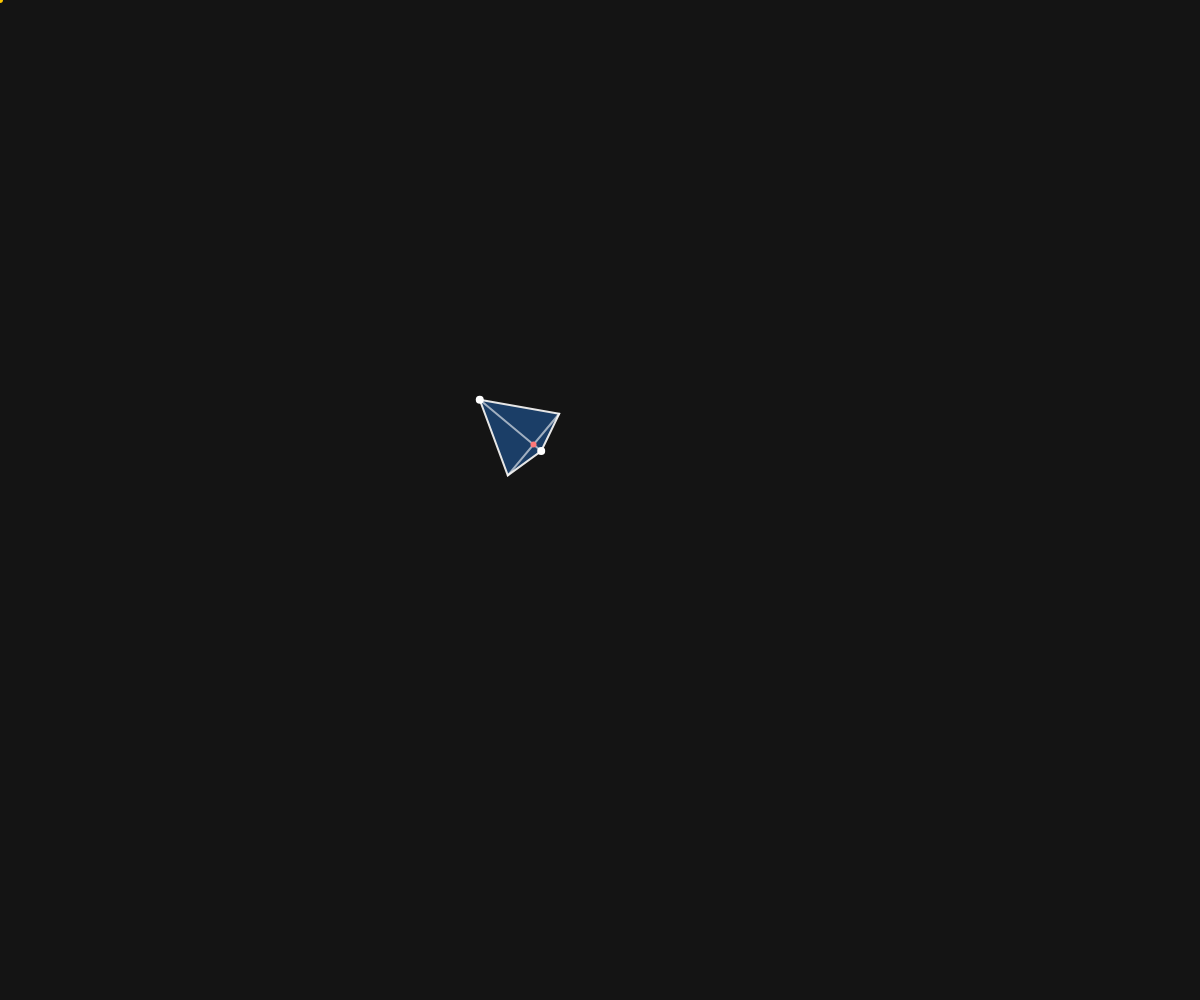
Frame 1 (no input)
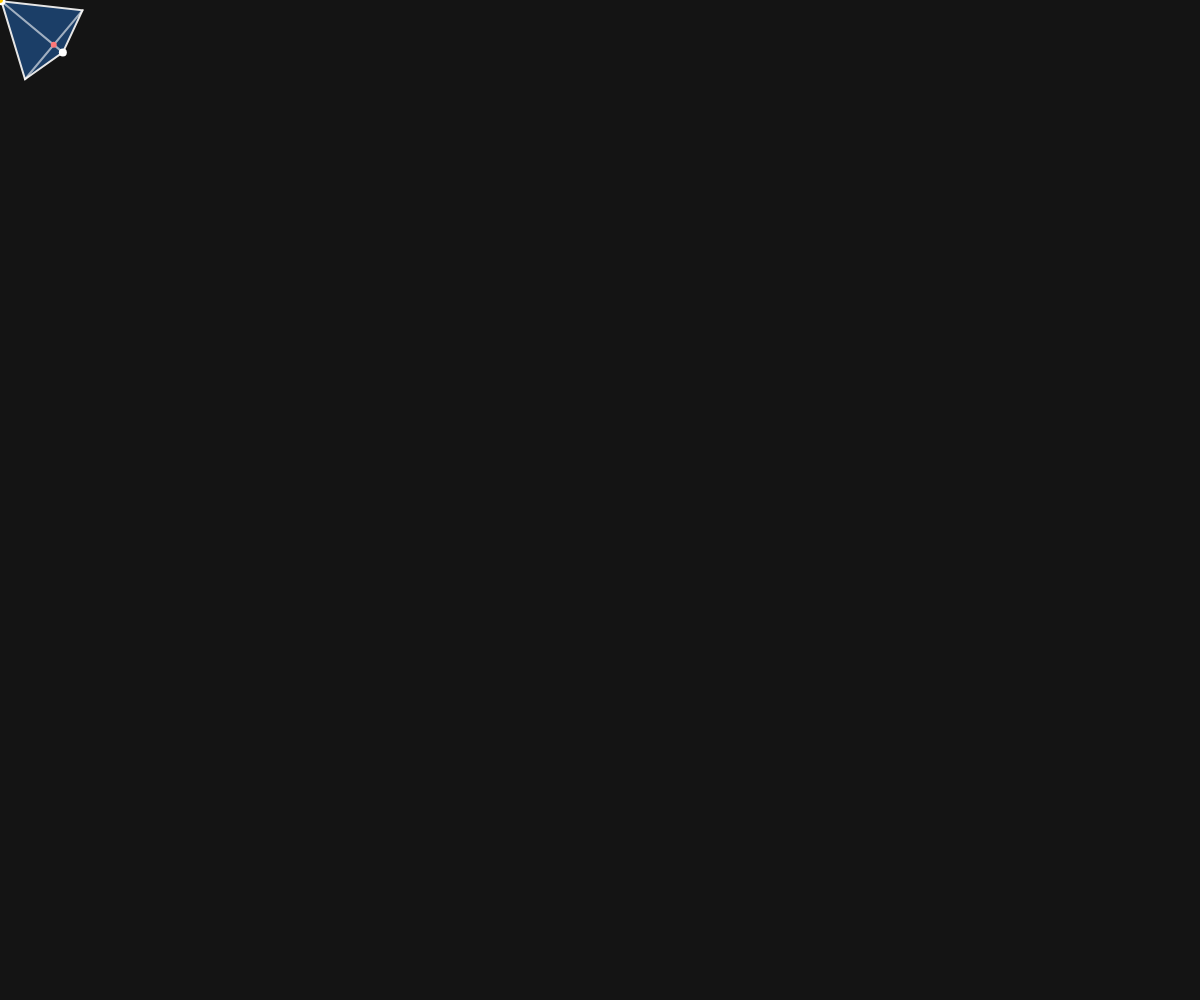
Frame 60 (no input)
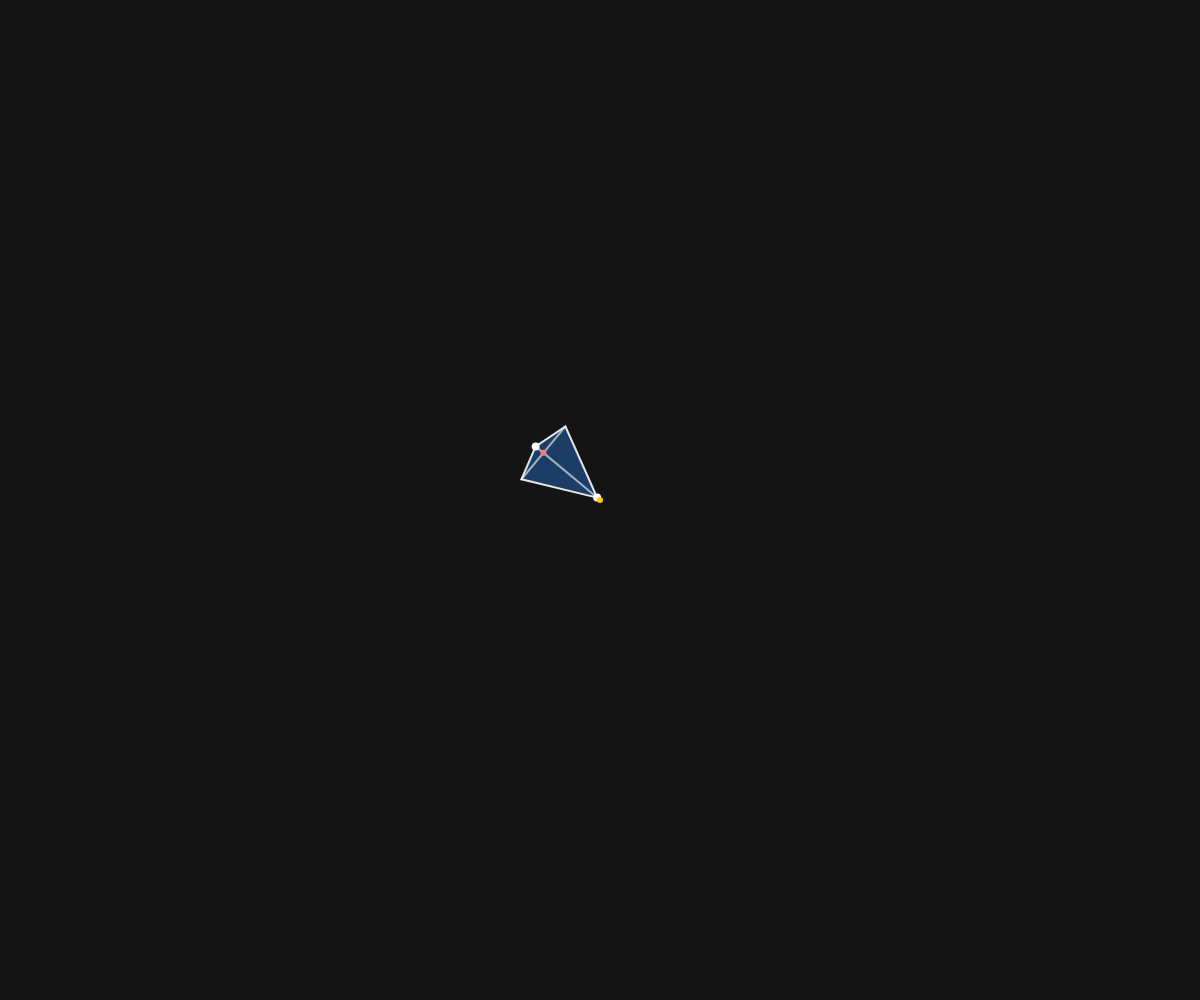
Frame 120 (the mouse pressed at the canvas centre since frame 60)

The p5.js sketch that drew these frames (run headless with seeded random() and noise() and a simulated clock; from frame 60 on, the mouse is pressed at the canvas centre):

// p5.js sketch
// ── sketch.js
let O;            // хвост (центр мобильной области)
let r = 80;       // радиус AO
let d2 = 40;      // половина диагонали BD
let offset = 0.25;// смещение «живого фокуса» вдоль AO (0..0.6)
let velocity;     // скорость центра O

function setup() {
  createCanvas(windowWidth, windowHeight);
  O = createVector(width / 2, height / 2);
  velocity = createVector(0, 0);
}

function draw() {
  background(20);

  // Курсор C
  const C = createVector(mouseX, mouseY);

  // Направление от O к C
  let dir = p5.Vector.sub(C, O);
  const distOC = dir.mag();
  if (distOC < 1e-6) dir.set(1, 0); else dir.div(distOC);

  // Целевая точка центра мобильной области
  const T = p5.Vector.sub(C, p5.Vector.mult(dir, r));

  // Остриё A — на границе области; если курсор ближе r, A = C
  let A = p5.Vector.add(O, p5.Vector.mult(dir, r));
  if (distOC <= r) A = C.copy();

  // Середина AO
  const M = p5.Vector.add(O, p5.Vector.mult(p5.Vector.sub(A, O), 0.5));

  // «Живой фокус» X
  let dynamicOffset = offset + 0.05 * sin(frameCount * 0.02);
  dynamicOffset = constrain(dynamicOffset, 0.1, 0.6);
  const X = p5.Vector.add(O, p5.Vector.mult(p5.Vector.sub(M, O), dynamicOffset));

  // Перпендикуляр к AO
  const v = createVector(-(A.y - O.y), (A.x - O.x)).normalize();

  // Диагональ BD
  let dynamicD2 = d2 + 5 * sin(frameCount * 0.03);
  let B = p5.Vector.add(X, p5.Vector.mult(v, dynamicD2));
  let D = p5.Vector.sub(X, p5.Vector.mult(v, dynamicD2));

  // Ограничение BD
  const clampBD = () => {
    const OB = p5.Vector.dist(O, B);
    const OD = p5.Vector.dist(O, D);
    if (OB > r || OD > r) {
      let maxLen = min(p5.Vector.dist(O, X), r - 2);
      dynamicD2 = maxLen;
      B = p5.Vector.add(X, p5.Vector.mult(v, dynamicD2));
      D = p5.Vector.sub(X, p5.Vector.mult(v, dynamicD2));
    }
  };
  clampBD();

  // Угол при A
  const vAB = p5.Vector.sub(B, A).normalize();
  const vAD = p5.Vector.sub(D, A).normalize();
  let dot = vAB.dot(vAD);
  dot = constrain(dot, -1, 1);
  const angleA = acos(dot);

  // Скорость движения центра O
  const minAccel = 0.02;
  const maxAccel = 0.18;
  const accelFactor = map(angleA, 0, PI, maxAccel, minAccel);

  const spring = p5.Vector.sub(T, O).mult(accelFactor);
  velocity.add(spring);
  velocity.mult(0.86);
  O.add(velocity);

  // Пересборка после движения
  let newDir = p5.Vector.sub(C, O);
  const newDistOC = newDir.mag();
  if (newDistOC < 1e-6) newDir.set(1, 0); else newDir.div(newDistOC);

  A = p5.Vector.add(O, p5.Vector.mult(newDir, r));
  if (newDistOC <= r) A = C.copy();

  const newM = p5.Vector.add(O, p5.Vector.mult(p5.Vector.sub(A, O), 0.5));
  const newX = p5.Vector.add(O, p5.Vector.mult(p5.Vector.sub(newM, O), dynamicOffset));
  const ortho = createVector(-(A.y - O.y), (A.x - O.x)).normalize();
  B = p5.Vector.add(newX, p5.Vector.mult(ortho, dynamicD2));
  D = p5.Vector.sub(newX, p5.Vector.mult(ortho, dynamicD2));
  clampBD();

  // Рисование изоромба
  fill(40, 140, 255, 90);
  stroke(230);
  strokeWeight(2);
  beginShape();
  vertex(A.x, A.y);
  vertex(B.x, B.y);
  vertex(O.x, O.y);
  vertex(D.x, D.y);
  endShape(CLOSE);

  // Диагонали
  stroke(255, 255, 255, 150);
  line(A.x, A.y, O.x, O.y); // AO
  line(B.x, B.y, D.x, D.y); // BD

  // Точки
  noStroke();
  fill(255);
  circle(O.x, O.y, 8); // O — хвост
  circle(A.x, A.y, 8); // A — остриё
  fill(255, 120, 120);
  circle(newX.x, newX.y, 6); // X — живой фокус
  fill(255, 200, 0);
  circle(C.x, C.y, 6); // курсор
}

function mousePressed() {
  d2 = random(18, r * 0.55);
  offset = random(0.12, 0.6);
}

function windowResized() {
  resizeCanvas(windowWidth, windowHeight);
}
